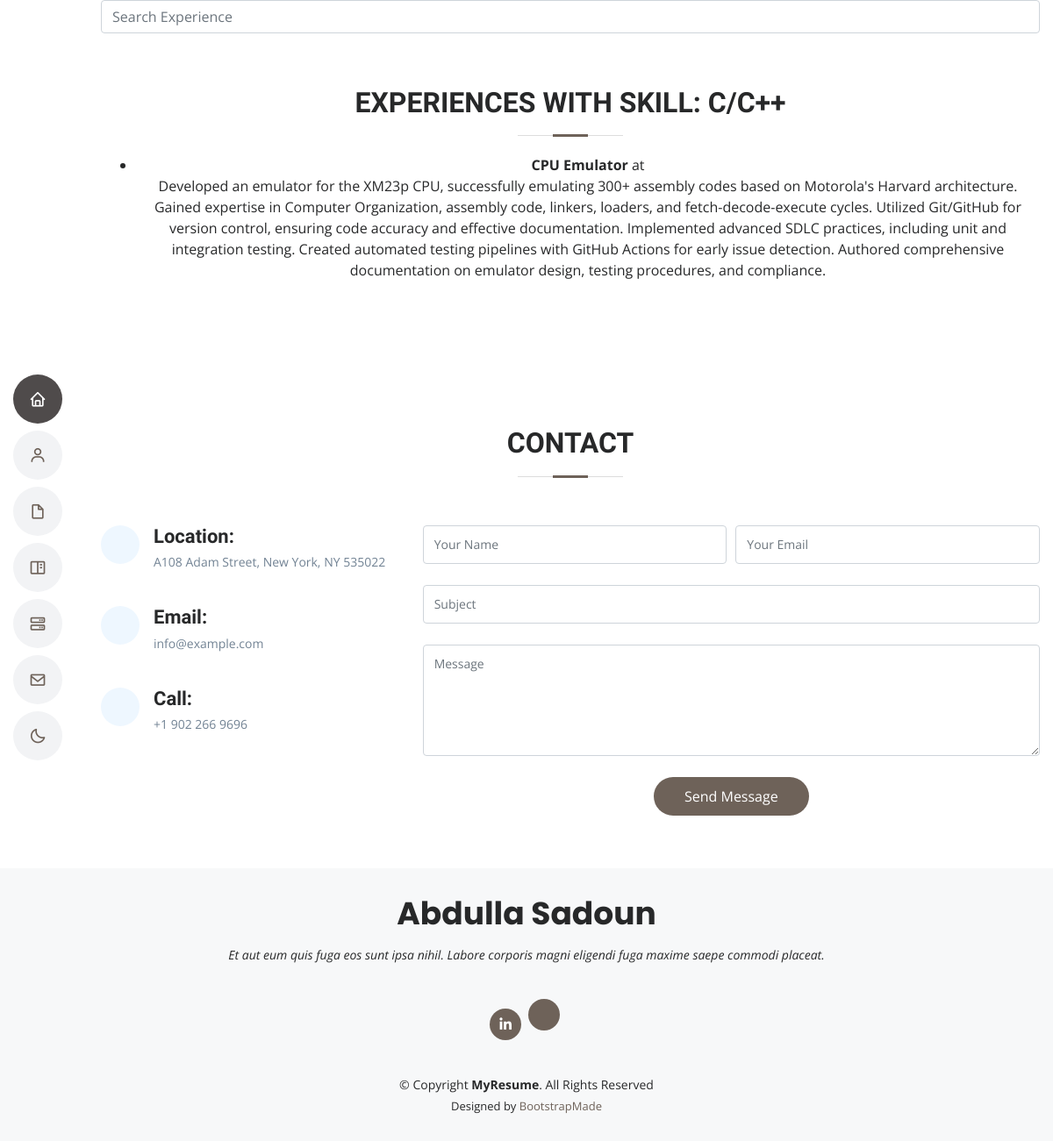
The page /experience/1 on the database its author committed.
### home/models.py (models this page shows, shortened)
class Skill(models.Model):
    name = models.CharField(max_length=100, unique=True)

class Experience(models.Model):
    title = models.CharField(max_length=100)
    description = models.TextField()
    skills = models.ManyToManyField(Skill, related_name='experiences')

### home/views.py (the view)
# urls.py: path('experience/<int:skill_id>', views.skill_experience_view, name='experience_by_skill'),
def skill_experience_view(request, skill_id):
    skill = get_object_or_404(Skill, id=skill_id)
    experiences = skill.experiences.all()
    return render(request, 'experience_by_skill.html', {'skill': skill, 'experiences': experiences})

### templates/experience_by_skill.html (shortened to what this page needs)
{% extends "base.html" %}
{% block content %}
  <header class="experience-header">
    <div class="container">
      <input type="text" id="experienceSearch" class="form-control" placeholder="Search Experience">
    </div>
  </header>
  <section id="full-experience" class="full-experience section-bg">
    <div class="container" data-aos="fade-up">
      <div class="section-title">
        <h2>Experiences with Skill: {{ skill.name }}</h2>
        {% if experiences %}
            <ul>
                {% for experience in experiences %}
                    <li>
                        <strong>{{ experience.title }}</strong> at {{ experience.company }}<br>
                        {{ experience.description }}
                    </li>
                {% endfor %}
            </ul>
        {% else %}
            <p>No experiences found for this skill.</p>
        {% endif %}
      </div>
    </div>
  </section>
{% endblock %}

### static/assets/css/style.css (style rules this page uses)
body { font-family: "Open Sans", sans-serif; color: #272829; }
h1, h2, h3, h4, h5, h6 { font-family: "Raleway", sans-serif; }
section { padding: 60px 0; overflow: hidden; }
.section-title { text-align: center; padding-bottom: 30px; }
.section-title h2 { font-size: 32px; font-weight: bold; text-transform: uppercase; margin-bottom: 20px; padding-bottom: 20px; position: relative; color: a6b0ba; }
.section-title h2::before { content: ''; position: absolute; display: block; width: 120px; height: 1px; background: #ddd; bottom: 1px; left: calc(50% - 60px); }
.section-title h2::after { content: ''; position: absolute; display: block; width: 40px; height: 3px; background: #6e6259; bottom: 0; left: calc(50% - 20px); }

### rows shown on the page
Skill: name "C/C++"
Experience: title "CPU Emulator", description "Developed an emulator for the XM23p CPU, successfully emulating 300+ assembly codes based on Motorola's Harvard architecture. Gained expertise in Computer Organization, assembly code, linkers, loaders, and fetch-decode-execute cycles. Utilized Git/GitHub for version control, ensuring code accuracy and effective documentation. Implemented advanced SDLC practices, including unit and integration testing. Created automated testing pipelines with GitHub Actions for early issue detection. Authored comprehensive documentation on emulator design, testing procedures, and compliance."
